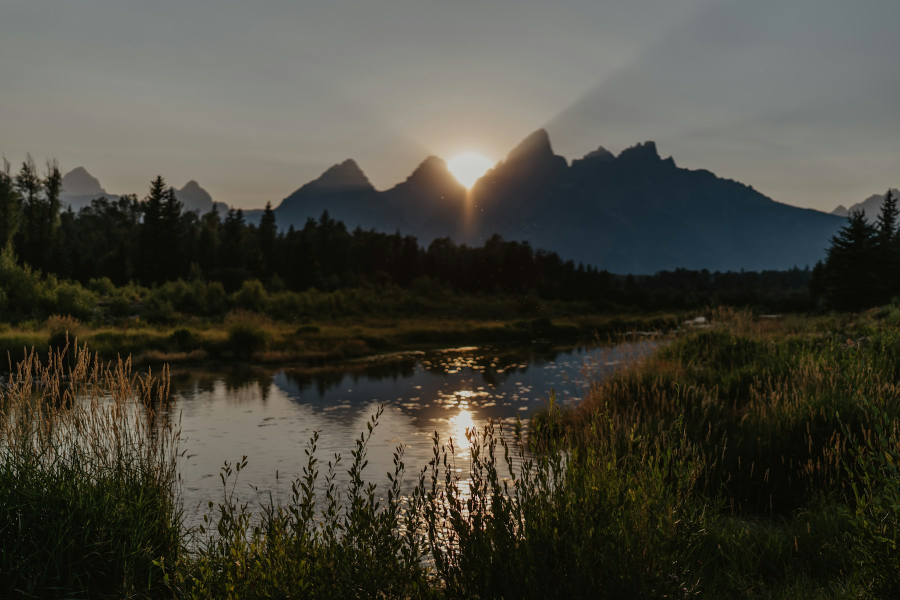
#> input picture apps/bible-topic-explorer/assets/editorial/source/sunrise-jordan-moore.jpg, 1800 x 1200 px (shown at 1/2 size); its folder holds only this picture in this run
$ python render_editorial_photo_treatments.py
#> lines starting #> are read from the running program, lines starting #| are printed output that depends on the picture
"""La U: high-fidelity, high-contrast editorial art treatments.

Reproducible offline assets. Source-photo licenses and attribution:
assets/editorial/PHOTO_LICENSES.md. Never copies Owner reference images.
Uses Pillow + NumPy only at build time, never at runtime.
"""
from pathlib import Path
from PIL import Image, ImageOps, ImageEnhance, ImageDraw, ImageFilter
import numpy as np
import math, random

ROOT=Path(__file__).parent.parent/"assets"/"editorial"
SOURCES=ROOT/"source"
PALETTES={
 "coral":{"paper":(255,246,245),"light":(255,223,218),"tint":(194,95,119),"leaf":(177,62,94),"stem":(145,54,82)},
 "natural":{"paper":(249,247,236),"light":(250,229,189),"tint":(121,140,93),"leaf":(87,111,67),"stem":(73,91,59)},
 "marine":{"paper":(246,249,251),"light":(226,235,232),"tint":(59,101,134),"leaf":(52,85,104),"stem":(32,65,88)},
}
def grade(source,size,theme,kind,pal):
#> called with source = 'sunrise-jordan-moore.jpg', size = (1100, 650), theme = 'coral', kind = 'landscape'
 image=ImageOps.fit(Image.open(SOURCES/source).convert("RGB"),size,method=Image.Resampling.LANCZOS,centering=(.51,.49 if kind=="landscape" else .56))
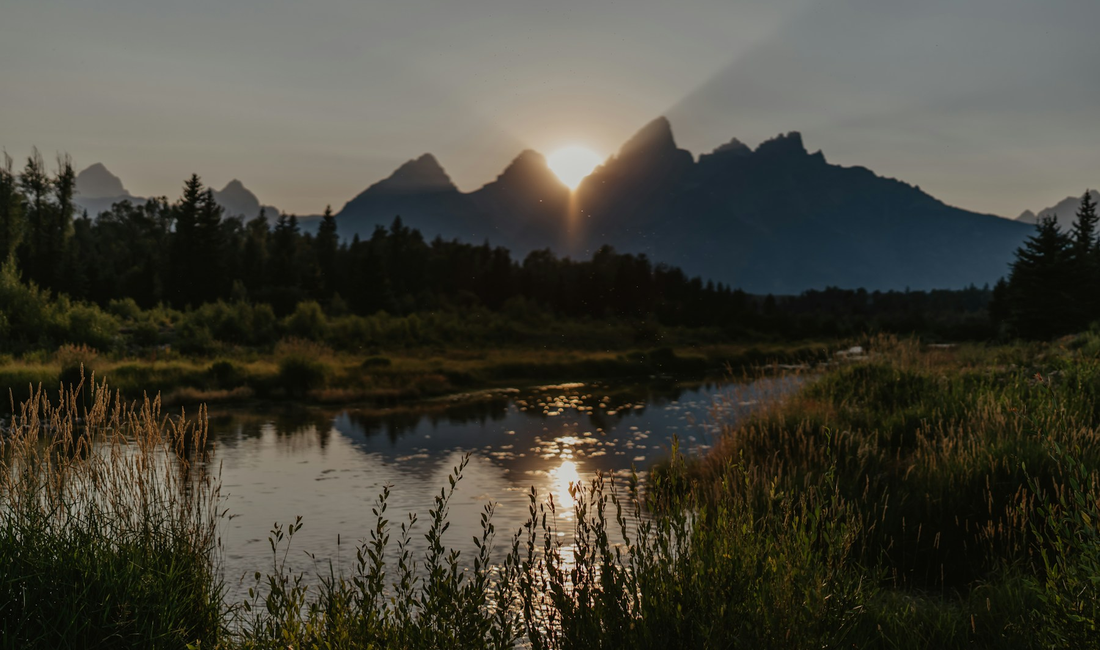
#> image: PIL image 1100x650 RGB; mean R, G, B 69.7, 68, 57.9
 image=ImageEnhance.Color(image).enhance(1.24 if kind=="landscape" else 1.18)
 image=ImageEnhance.Contrast(image).enhance(1.11)
 src=np.asarray(image,dtype=np.float32)/255
 src=np.power(src,.92 if kind=="landscape" else .88)
 height,width=src.shape[:2]
#> height = 650; width = 1100
 x=np.linspace(0,1,width,dtype=np.float32)[None,:,None]
#> x = 1100 values from 0 to 1
 y=np.linspace(0,1,height,dtype=np.float32)[:,None,None]
#> y = 650 values from 0 to 1
 # Real photographic contrast is preserved. Wash ONLY the copy zones:
 # upper-left of landscape and lower-left of plan photography.
 if kind=="landscape":
  veil=np.clip(.05+.67*(1-x)**2.1*(1-y)**.62,0,.71)
 else:
  veil=np.clip(.04+.20*(1-x)**1.8+.53*y**3.1,0,.61)
 paper=np.array(pal["paper"],dtype=np.float32).reshape(1,1,3)/255
 src=src*(1-veil)+paper*veil
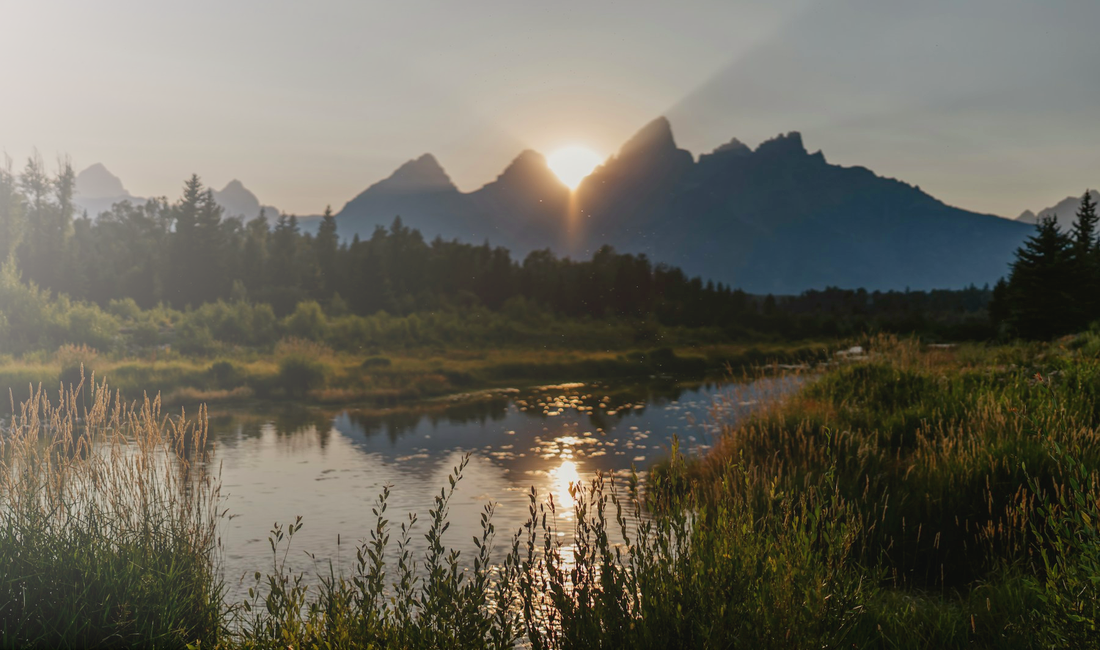
#> src: shape (650, 1100, 3) float32; mean R, G, B 0.415, 0.402, 0.356
 # Differentiated photographic colour grading: restrained colour in highlights,
 # stronger natural light and shadows, not a uniform opaque pastel filter.
 light=np.array(pal["light"],dtype=np.float32).reshape(1,1,3)/255
 tint=np.array(pal["tint"],dtype=np.float32).reshape(1,1,3)/255
 spot=np.exp(-((x-.76)**2/.16+(y-.18)**2/.18))
 src=src*(1-.12*spot)+light*(.12*spot)
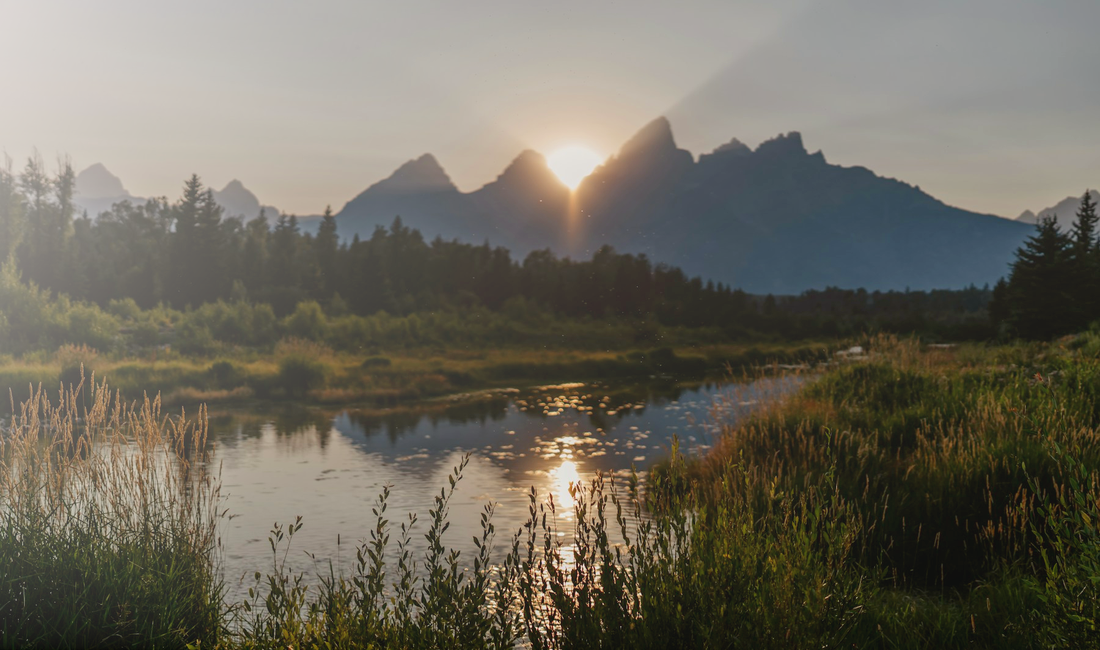
#> src: shape (650, 1100, 3) float32; mean R, G, B 0.436, 0.418, 0.373
 shadows=(1-src.mean(axis=2,keepdims=True))**2
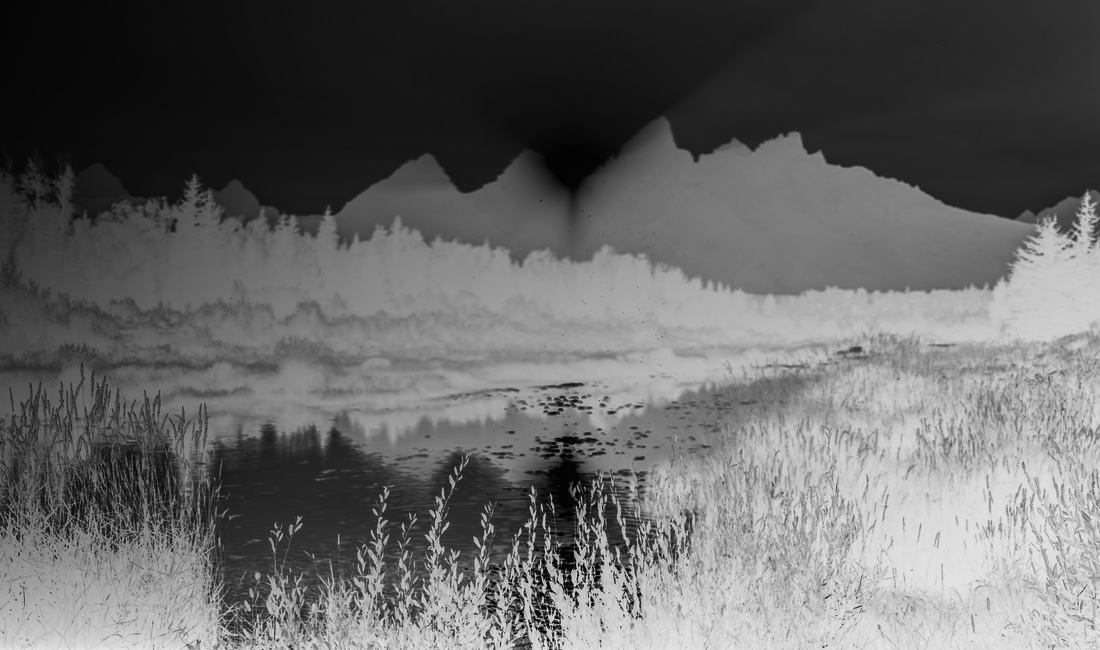
#> shadows: shape (650, 1100, 1) float32; min 0.00493, max 0.905, mean 0.4
 src=src*(1-.12*shadows)+tint*(.12*shadows)
 rng=np.random.default_rng(190913+len(theme)*101+(kind=="book")*17)
 src=np.clip(src+rng.normal(0,.0035,(height,width,1)).astype(np.float32),0,1)
 destination=ROOT/f"{kind}-{theme}.png"
 Image.fromarray(np.uint8(np.round(src*255)),"RGB").save(destination,optimize=True)
#> (the run stopped early here; a loop or call above may not have finished)
